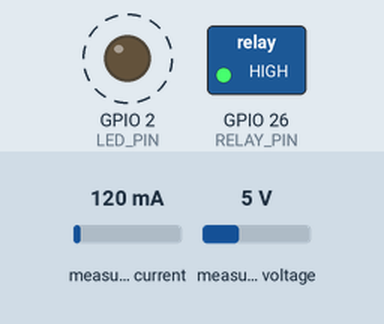
Recording of a program running on a simulated ESP32. On the bench: switched loads named in the program (green lamp = pin HIGH), output pins drawn as LEDs (lit = HIGH). Dashed ring = blinking. Inputs (shaded band) come from the test bench; at power-on: measured current 120 mA, measured voltage 5 V. What the program prints to the serial monitor is not drawn.

Above: at 0.2 s.
Timing chart, 0 to 3.0 s (numbered marks = the images above):
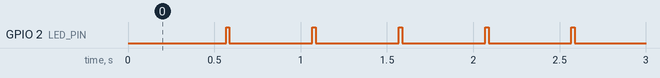

The program:

main.cpp
```cpp
// ─────────────────────────────────────────────────────────────────────────────
// E.T.H.E.R.  —  SENTRY UNIT
// ESP32 #1 | PZEM-004T v3.0 | 5V Relay | Hi-Link PSU
//
// Responsibilities:
//   1. Read AC mains data every 500 ms via PZEM-004T (Serial2)
//   2. Enforce safety relay: cut power when Watts > 2500
//   3. Broadcast a packed struct to Avatar via ESP-NOW (no WiFi AP needed)
//
// Wiring:
//   PZEM TX  → GPIO16 (RX2)
//   PZEM RX  → GPIO17 (TX2)
//   Relay IN → GPIO26  (HIGH = relay ON / load energised)
//   Status   → GPIO2   (built-in LED, blinks on each send)
// ─────────────────────────────────────────────────────────────────────────────

#include <Arduino.h>
#include <esp_now.h>
#include <WiFi.h>
#include <PZEM004Tv30.h>

// ── Pin definitions ───────────────────────────────────────────────────────────
#define RELAY_PIN   26   // HIGH = load ON
#define LED_PIN      2   // built-in LED

// ── PZEM on Serial2 (RX=16, TX=17) ──────────────────────────────────────────
PZEM004Tv30 pzem(Serial2, 16, 17);

// ── Avatar MAC address — change to match your Avatar ESP32 ──────────────────
// Run this sketch first with "Print own MAC" to find it, then paste here.
uint8_t avatarMac[6] = {0xFF, 0xFF, 0xFF, 0xFF, 0xFF, 0xFF}; // ← update me

// ── Shared data packet (must match Avatar's definition exactly) ──────────────
#pragma pack(push, 1)
struct EnergyPacket {
    float    voltage;       // V
    float    current;       // A
    float    power;         // W
    float    energy;        // kWh
    float    frequency;     // Hz
    float    power_factor;
    bool     relay_state;   // true = ON
    uint8_t  emotive_state; // 0=Idle 1=Happy 2=Dizzy 3=Frustrated 4=Angry
};
#pragma pack(pop)

// ── State ─────────────────────────────────────────────────────────────────────
static bool       relayOn          = true;
static uint32_t   frustratedStart  = 0;   // millis when >1000W started
static bool       overloadTracking = false;

esp_now_peer_info_t peerInfo = {};

// ── Emotive state logic ───────────────────────────────────────────────────────
uint8_t calcEmotiveState(float watts, float lastWatts) {
    if (watts > 2500.0f)  return 4;  // Angry  — relay will cut

    if (watts > 1000.0f) {
        if (!overloadTracking) {
            overloadTracking = true;
            frustratedStart  = millis();
        }
        uint32_t elapsed = (millis() - frustratedStart) / 1000;
        if (elapsed >= 15 * 60) return 3;  // Frustrated  >15 min
        return 0;                           // still Idle (counting up)
    }

    overloadTracking = false;

    float delta = watts - lastWatts;
    if (delta < -50.0f) return 1;   // Happy  — significant drop
    if (fabsf(delta) > 80.0f) return 2; // Dizzy  — spike/fluctuation
    return 0;                           // Idle   — 50-300W normal
}

// ── ESP-NOW send callback (optional debug) ───────────────────────────────────
void onDataSent(const uint8_t *mac, esp_now_send_status_t status) {
    // Blink LED to indicate transmission
    digitalWrite(LED_PIN, HIGH);
    delay(20);
    digitalWrite(LED_PIN, LOW);
}

// ── Setup ─────────────────────────────────────────────────────────────────────
void setup() {
    Serial.begin(115200);
    pinMode(RELAY_PIN, OUTPUT);
    pinMode(LED_PIN, OUTPUT);
    digitalWrite(RELAY_PIN, HIGH);   // relay ON at boot

    // Print own MAC so you can paste it into Avatar's SENTRY_MAC
    WiFi.mode(WIFI_STA);
    Serial.print("[Sentry] MAC: ");
    Serial.println(WiFi.macAddress());

    // Init ESP-NOW
    if (esp_now_init() != ESP_OK) {
        Serial.println("[Sentry] ESP-NOW init failed");
        while (true) delay(1000);
    }
    esp_now_register_send_cb(onDataSent);

    // Register Avatar as peer
    memcpy(peerInfo.peer_addr, avatarMac, 6);
    peerInfo.channel = 0;
    peerInfo.encrypt = false;
    if (esp_now_add_peer(&peerInfo) != ESP_OK) {
        Serial.println("[Sentry] Failed to add Avatar peer");
    }

    Serial.println("[Sentry] Ready.");
}

// ── Loop ──────────────────────────────────────────────────────────────────────
void loop() {
    static float    lastWatts  = 0.0f;
    static uint32_t lastSend   = 0;

    if (millis() - lastSend < 500) return;
    lastSend = millis();

    // Read PZEM
    float v  = pzem.voltage();
    float a  = pzem.current();
    float w  = pzem.power();
    float e  = pzem.energy();
    float hz = pzem.frequency();
    float pf = pzem.pf();

    // PZEM returns NaN when no load / comm error — substitute zeros
    if (isnan(v))  v  = 0;
    if (isnan(a))  a  = 0;
    if (isnan(w))  w  = 0;
    if (isnan(e))  e  = 0;
    if (isnan(hz)) hz = 0;
    if (isnan(pf)) pf = 0;

    // Safety relay enforcement
    if (w > 2500.0f && relayOn) {
        relayOn = false;
        digitalWrite(RELAY_PIN, LOW);
        Serial.printf("[Sentry] RELAY CUT — %.1fW exceeds 2500W\n", w);
    } else if (w <= 2500.0f && !relayOn) {
        // Only re-enable relay when cleared (manual reset / power drops)
        relayOn = true;
        digitalWrite(RELAY_PIN, HIGH);
        Serial.println("[Sentry] Relay restored.");
    }

    uint8_t state = calcEmotiveState(w, lastWatts);
    lastWatts = w;

    EnergyPacket pkt = {v, a, w, e, hz, pf, relayOn, state};

    esp_err_t result = esp_now_send(avatarMac, (uint8_t *)&pkt, sizeof(pkt));

    Serial.printf("[Sentry] V=%.1f A=%.3f W=%.1f Hz=%.2f PF=%.3f relay=%s state=%d TX=%s\n",
        v, a, w, hz, pf,
        relayOn ? "ON" : "OFF",
        state,
        result == ESP_OK ? "OK" : "FAIL"
    );
}
```

Measured:
- by itself, GPIO 2 (LED_PIN): alternates HIGH for 0.02 s and LOW for 0.48 s
